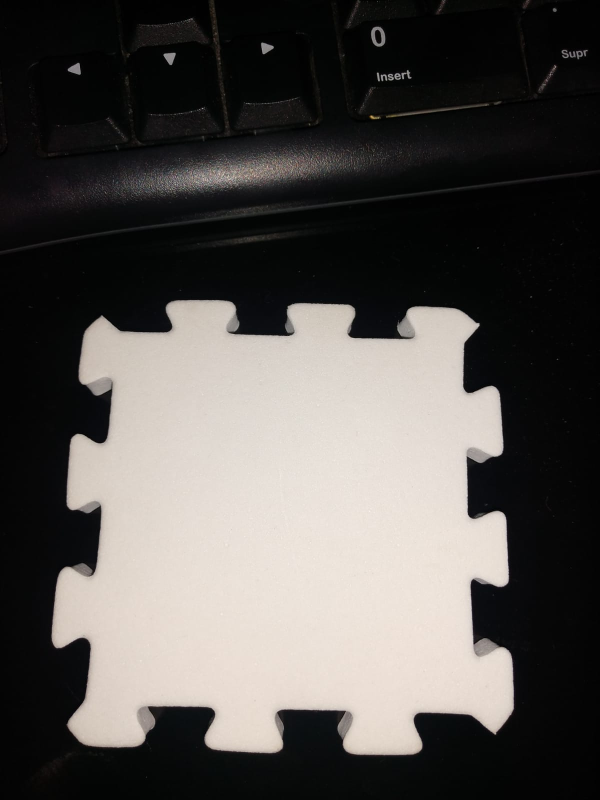
#> input picture Contornos/contorno2.jpeg, 1200 x 1600 px, found by its file name (shown at 1/2 size)
$ python poligonoPuntos.py
#> lines starting #> are read from the running program, lines starting #| are printed output that depends on the picture; after the words box and inside, x2 and y2 are one past the last pixel; in counts of white or black regions, pixels touching at a corner belong together
"""
Created on Mon July 05
@autor: Alejandra De la cruz De la cruz
"""

import cv2
import numpy as np

img = cv2.imread("C:\\Users\\User\\Desktop\\PDI\\Contornos\\contorno2.jpeg")
#> img is the input picture: shape (1600, 1200, 3); mean B, G, R 79.3, 82.3, 85.6
img2 = img.copy()
gray = cv2.cvtColor(img, cv2.COLOR_BGR2GRAY)

_, th = cv2.threshold(gray, 100, 255, cv2.THRESH_BINARY)
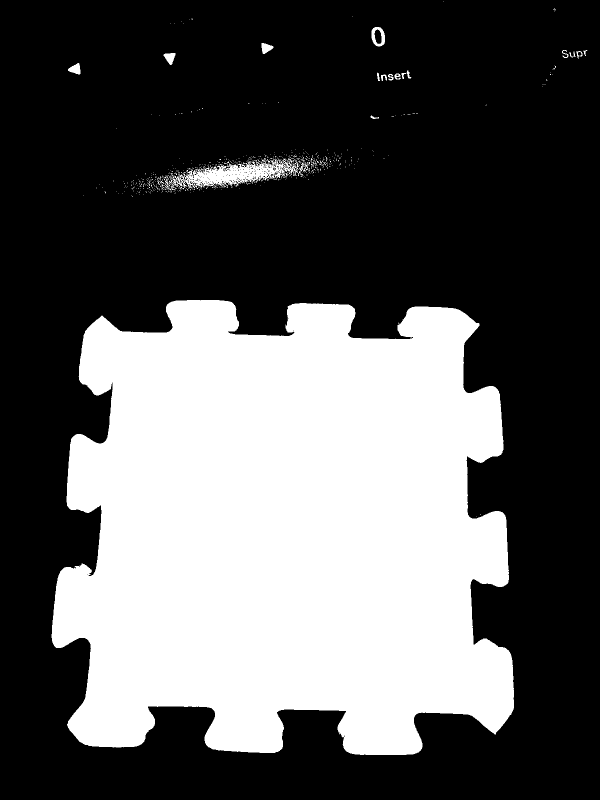
#> th: shape (1600, 1200) (shown at 1/2 size); 35.9% white; 540 white regions (518 under 20 px), largest, box (x1, y1, x2, y2) and area: (103, 600, 1028, 1510) 678266, (329, 316, 599, 381) 6953, (743, 54, 770, 93) 562
kernel = np.ones((3,3), np.uint8)
closing = cv2.morphologyEx(th, cv2.MORPH_CLOSE, kernel)
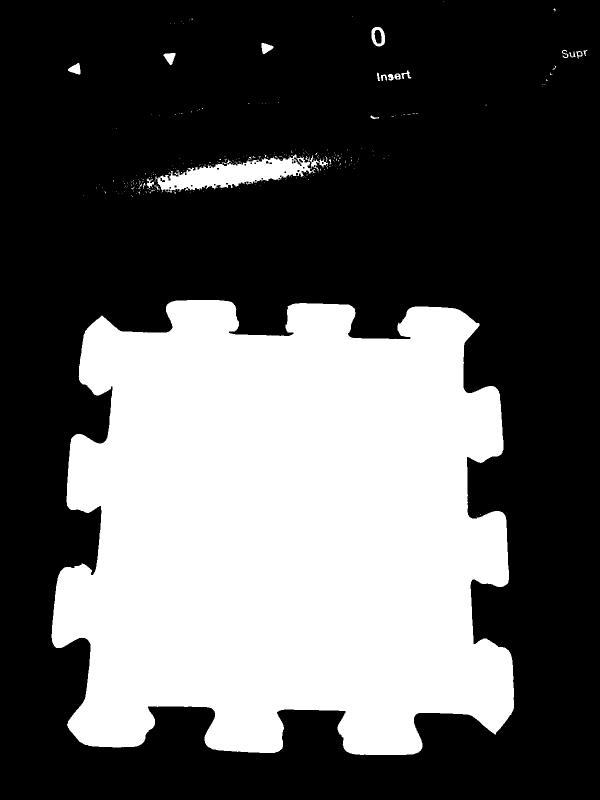
#> closing: shape (1600, 1200) (shown at 1/2 size); 36.1% white; 257 white regions (237 under 20 px)

contornos, jerarquia = cv2.findContours(closing, cv2.RETR_TREE, cv2.CHAIN_APPROX_SIMPLE)
#> contornos = 298 contours, 266 with area under 20; largest, box (x1, y1, x2, y2) and area: (103, 600, 1028, 1510) 676040, (311, 308, 656, 385) 11322, (743, 54, 770, 93) 818, (748, 59, 764, 88) 336, (136, 126, 161, 149) 328; jerarquia = 298 rows, first 6: [1, -1, -1, -1], [2, 0, -1, -1], [3, 1, -1, -1], [4, 2, -1, -1], [5, 3, -1, -1], [6, 4, -1, -1]

contornosLista = []

for index in range(len(contornos)):

    area = cv2.contourArea(contornos[index])

    if area > 50000:
        contornosLista.append(contornos[index])

        cnt = contornos[index]
        M = cv2.moments(cnt)

        cx = int(M['m10']/M['m00']) ## calculamos la coordenada x del centroide
        cy = int(M['m01']/M['m00'])## calculamos la coordenada y del centroide


        # cx = cx + 500  #Modificar el punto

        resultado = cv2.pointPolygonTest(cnt,(int(cx), int(cy)), False)

        if resultado == 1:
            img2 = cv2.circle(img, (cx,cy), radius=10, color = (0,250,0), thickness = -1)
            img2 = cv2.putText(img2, "El punto se encuentra dentro del contorno", (10,50),
                    cv2.FONT_HERSHEY_SIMPLEX, 1, (0,255,0), 2, cv2.LINE_AA)
            cv2.drawContours(img2, contornosLista, -1, (0,255,0), 5)

        elif resultado == -1:
            img2 = cv2.circle(img, (cx,cy), radius=10, color = (0,0,255), thickness = -1)
            img2 = cv2.putText(img2, "El punto se encuentra fuera del contorno", (10,50),
                    cv2.FONT_HERSHEY_SIMPLEX, 1, (0,0,255), 2, cv2.LINE_AA)
            cv2.drawContours(img2, contornosLista, -1, (0,0,255), 5)

        elif resultado == 0:
            img2 = cv2.circle(img, (cx,cy), radius=10, color = (255,0,0), thickness = -1)
            img2 = cv2.putText(img2, "El punto se encuentra sobre del contorno", (10,50),
                    cv2.FONT_HERSHEY_SIMPLEX, 1, (255,0,0), 2, cv2.LINE_AA)
            cv2.drawContours(img2, contornosLista, -1, (255,0,0), 5)
#> this loop made 298 passes
#> (area, cx, cy, resultado) on pass 3: (676040, 569, 1059, 1)
#> pass 3, `img2 = cv2.putText(img2, "El punto se encuentra dentro del contorno", ..`:
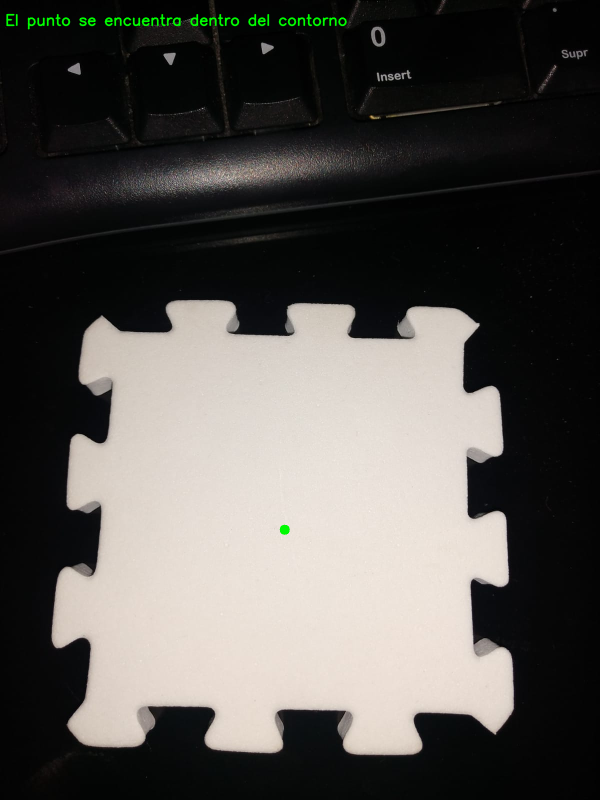
#> img2: shape (1600, 1200, 3) (shown at 1/2 size); mean B, G, R 79.3, 83, 85.5
#> after the loop:
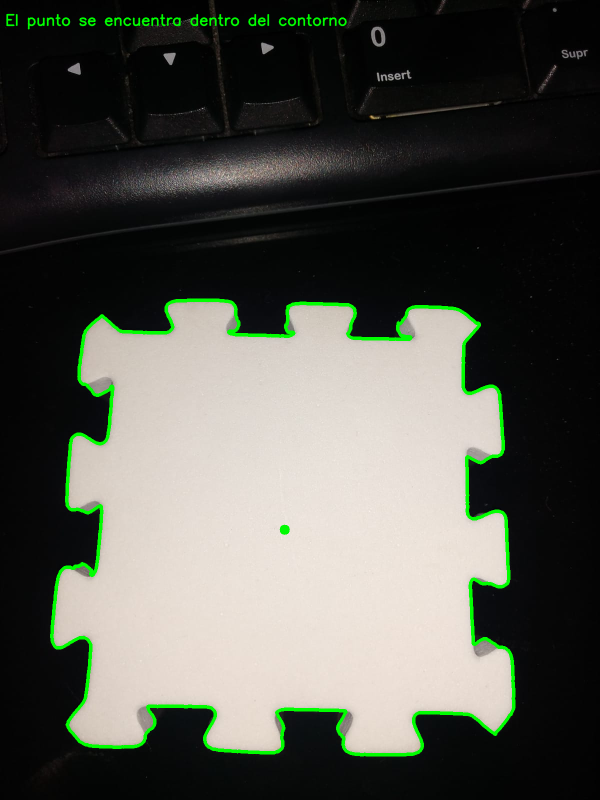
#> img: shape (1600, 1200, 3) (shown at 1/2 size); 2.14% of pixels changed, all inside (x1, y1, x2, y2) = (12, 27, 1031, 1513)
#> after the loop, contornosLista = 1 contour; box (x1, y1, x2, y2) and area: (103, 600, 1028, 1510) 676040


# [7 lines of commented-out code are left out]

cv2.namedWindow("original", cv2.WINDOW_NORMAL)
cv2.namedWindow("closing", cv2.WINDOW_NORMAL)
cv2.namedWindow("Resultados", cv2.WINDOW_NORMAL)
cv2.imshow("original", img)
cv2.imshow("closing", closing)
cv2.imshow("Resultados", img2)
cv2.waitKey(0)
cv2.destroyAllWindows()
